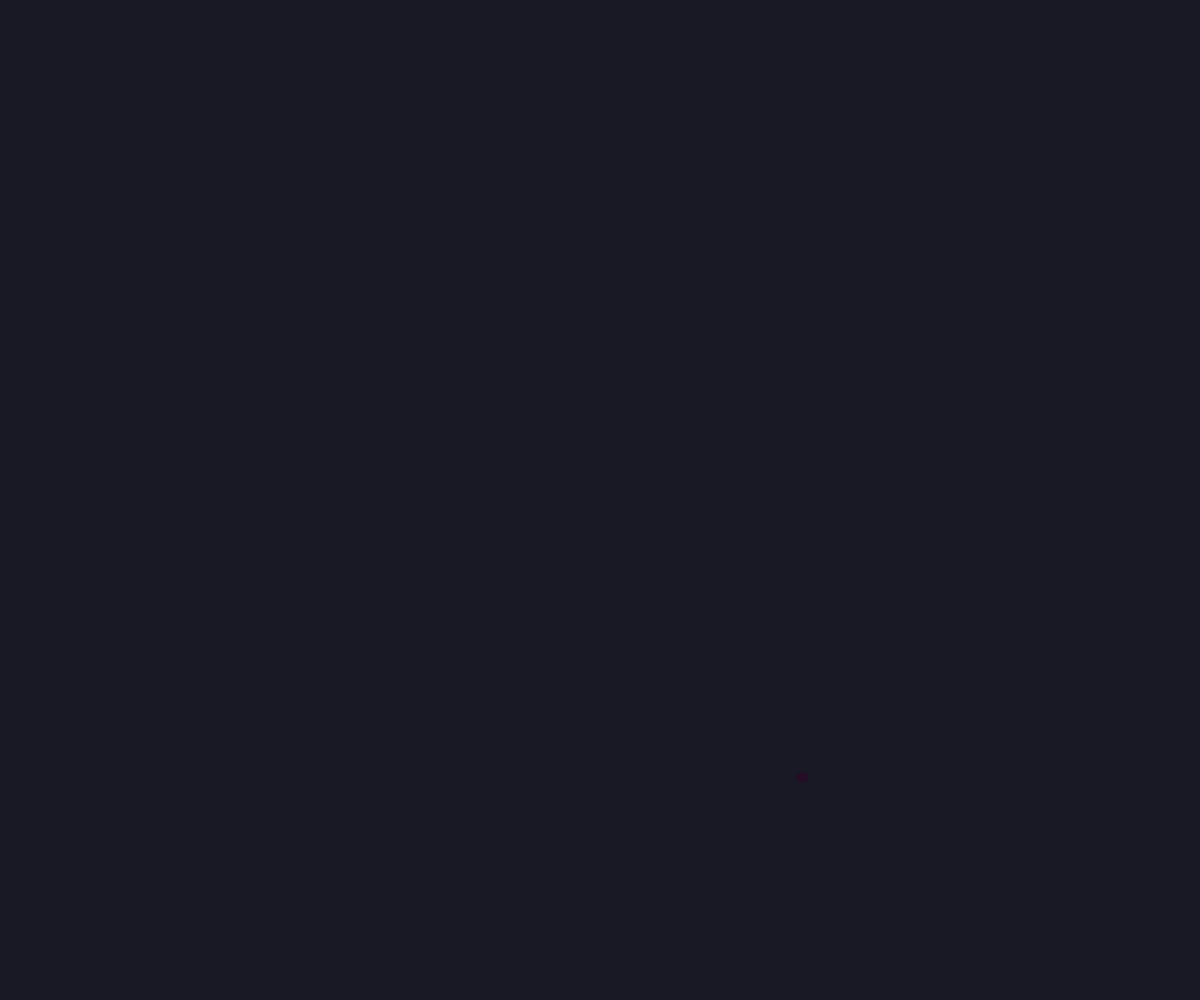
Frame 1 (no input)
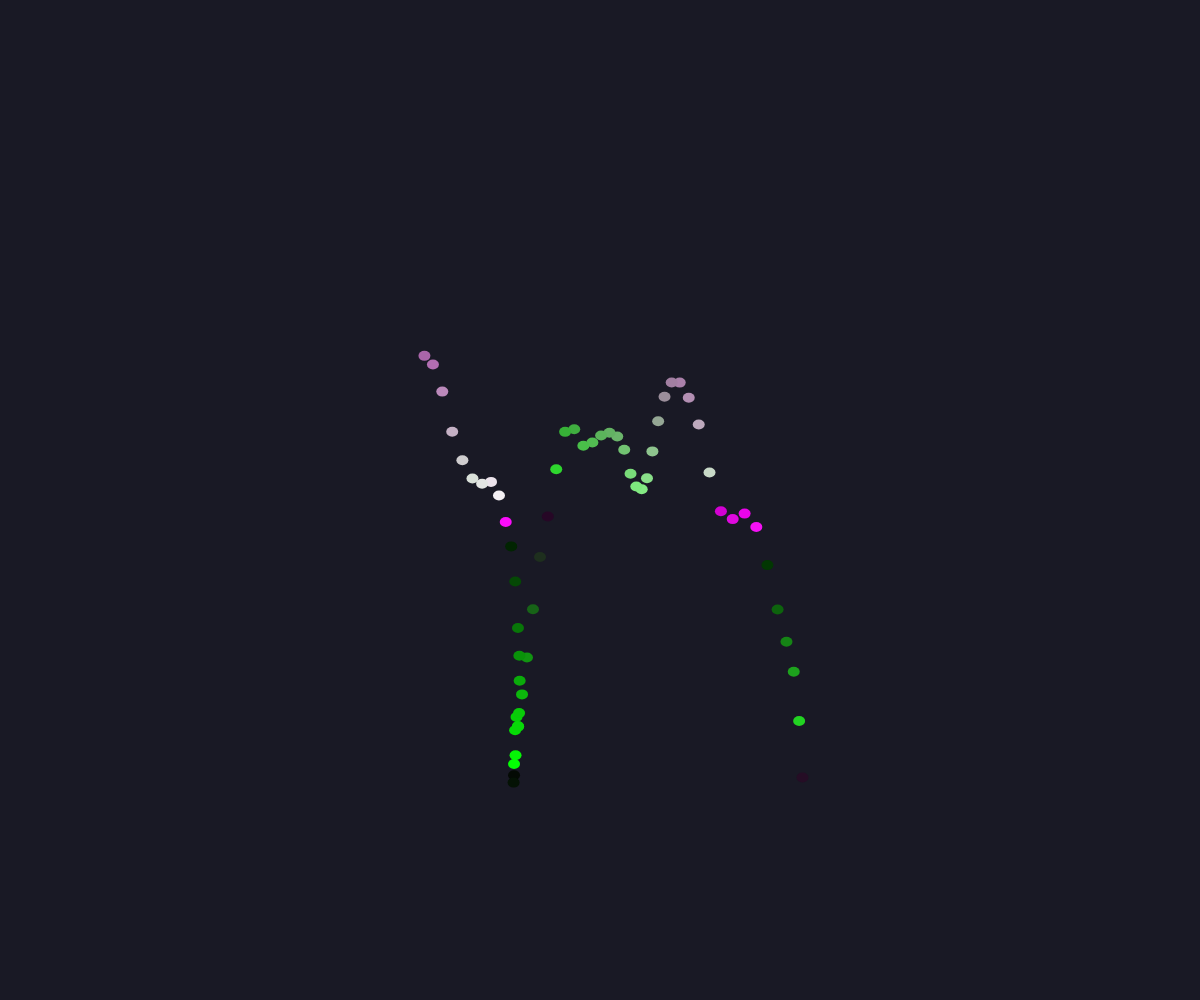
Frame 60 (no input)
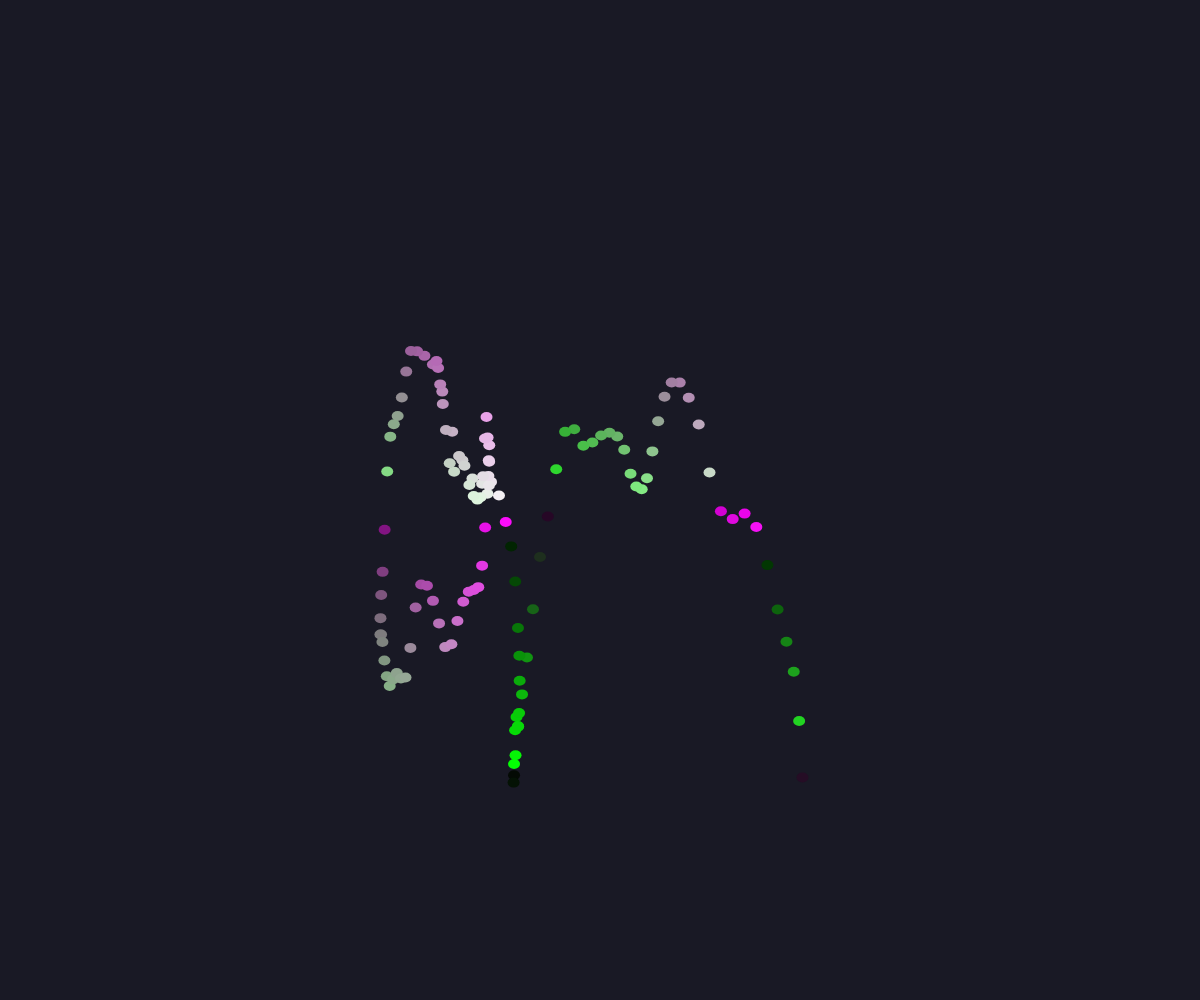
Frame 120 (the mouse pressed at the canvas centre since frame 60)

The p5.js sketch that drew these frames (run headless with seeded random() and noise() and a simulated clock; from frame 60 on, the mouse is pressed at the canvas centre):

// p5.js sketch
// ── sketch.js
// 2020 © @barsab, Daniele @Fupete and the course DSII2020 at DESIGN.unirsm 
// github.com/dsii-2020-unirsm — github.com/fupete
// Educational purposes, MIT License, 2020, San Marino

let w;

function setup(){
createCanvas(windowWidth, windowHeight, P2D);
frameRate(100);
w= new walker();
background(25,25,37);
}
let t = 0;
let t1 = 0;

function draw(){

t+=0.01;
t1+=0.05;
let r = noise(t);
let r1 = noise(t1);
r=map(r,0,1,0,width);
r1=map(r1,0,1,0,width);

w.display(r,r1);
}
function walker() {
 this.display = function(r,r1) {
  push()
  noStroke();
  fill(r%255,r1%255,r%255);
  ellipse(r,r1,width/100,height/100);
  pop()
  }
}
